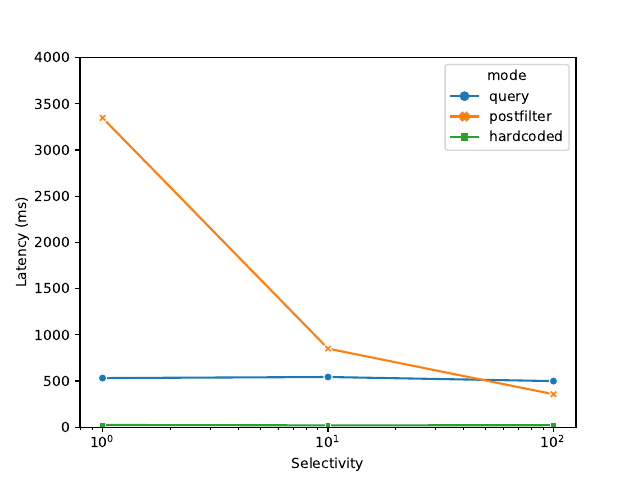

Write the Python code that produced this figure.
import sqlite3
import pandas as pd
import seaborn as sns
import matplotlib.pyplot as plt
import matplotlib as mpl
import re
import json
from zipkin import QueryModeZipkinParser

# data = {'cpu': [], 'sel': [], 'mode': [], 'avg': [], '50%': [], '95%': [], '99%': []}
data = {'sel': [], 'mode': [], 'avg': [], '50%': [], '95%': [], '99%': []}
for exp in [
    ('q-1-s100', 100), ('q-2-s10', 10), ('q-3-s1', 1), ('q-4-s0_1', 0.1), ('q-5-s0_01', 0.01),
    ('p-c-s100', 100), ('p-c-s10', 10), ('p-c-s1', 1), ('p-c-s0_1', 0.1), ('p-c-s0_01', 0.01),
    ('h-s100', 100), ('h-s10', 10), ('h-s1', 1), ('h-s0_1', 0.1), ('h-s0_01', 0.01),
            ]:
    print('reading: ', f'../results/selectivity/{exp[0]}/latencies.sqlite')
    con = sqlite3.connect(f'../results/selectivity/{exp[0]}/latencies.sqlite')
    df = pd.read_sql_query('select * from latencies', con).iloc[1:]
    data['sel'].append(exp[1])
    if exp[0][0] == 'p':
        data['mode'].append('postfilter')
    elif exp[0][0] == 'h':
        data['mode'].append('hardcoded')
    else:
        data['mode'].append('query')

    data['avg'].append(df['latency'].mean())
    data['50%'].append(df['latency'].median())
    data['95%'].append(df['latency'].quantile(0.95))
    data['99%'].append(df['latency'].quantile(0.99))

    # df = pd.read_csv(f'../results/selectivity_tests/{exp}/metrics.csv')
    # data['cpu'].append(df['CPU'].max())


df = pd.DataFrame(data)
ax = sns.lineplot(data=df, x='sel', y='avg', hue='mode',  markers=True, dashes=False, style="mode")

ax.set(xscale='log')
plt.xlabel('Selectivity')
plt.xticks([0.01, 0.1, 1, 10, 100])

plt.ylabel('Latency (ms)')
plt.ylim(0, 4000)
plt.savefig(
    'out/selectivity.pdf',
    bbox_inches='tight',
    pad_inches=0,
)
plt.title('99th percentile latency')
plt.show()

csv = df.to_csv(index=False)
file = open('out/selectivity.csv', 'w')
file.write(csv)

# df = pd.DataFrame(data)
# ax = sns.lineplot(data=data, x='sel', y='cpu', hue='mode',  markers=True, dashes=False, style="mode")
#
# ax.set(xscale='log')
# plt.xlabel('Selectivity')
# plt.xticks([1, 10, 100])
#
# plt.ylabel('CPU%')
# plt.ylim(0, 100)
# plt.savefig('cpu.pdf')
# plt.title('Maximum CPU usage')
# plt.show()

print('--- post-filter ---')
pdf = df[df['mode'] == 'postfilter']
print(pdf)

print('--- query rewriting ---')
qdf = df[df['mode'] == 'query']
print(qdf)

print('--- hardcoded ---')
hdf = df[df['mode'] == 'hardcoded']
print(hdf)

def plot_zipkin(name, path_provider, experiments):
    rows = []
    for test in experiments:
        traces = open(path_provider(test[0]))
        z_trace = json.loads(traces.read())
        parser = QueryModeZipkinParser(z_trace)
        z_parse = parser.parse()

        z_df = pd.DataFrame.from_dict(z_parse)
        size = test[1]

        rows.append({
            'size': size,
            'OPA':  z_df['opa'].mean(),
            'Service': z_df['acc'].mean(),
            'Remainder': z_df['remainder'].mean(),
            'Query': z_df['query'].mean(),
        })

    m_df = pd.DataFrame(rows)
    m_df = m_df.sort_values('size', ascending=True)
    m_df = m_df.set_index('size')
    print(m_df)
    mpl.rcParams['axes.spines.left'] = False
    mpl.rcParams['axes.spines.right'] = False
    mpl.rcParams['axes.spines.top'] = False
    mpl.rcParams['axes.spines.bottom'] = False

    ax = m_df.plot.barh(stacked=True)
    ax.legend(loc='upper center', bbox_to_anchor=(0.5, 1.05),
              ncol=4, fancybox=True, shadow=True)
    ax.tick_params('y', left=False)
    # ax.axis('off')
    # handles, labels = ax.get_legend_handles_labels()
    # ax.legend(handles=handles[:], labels=labels[:])
    plt.xlabel('Contribution to latency')
    plt.ylabel('Selectivity')
    plt.savefig(
        name,
        bbox_inches='tight',
        pad_inches=0,
    )
    plt.show()

    csv = m_df.to_csv()
    file = open('out/selectivity_zipkin.csv', 'w')
    file.write(csv)


plot_zipkin(
    'out/selectivity_zipkin.pdf',
    lambda exp: f'../results/selectivity/{exp}/zipkin.json',
    [('q-5-s0_01', 0.01), ('q-4-s0_1', 0.1), ('q-3-s1', 1), ('q-2-s10', 10), ('q-1-s100', 100)],
)
